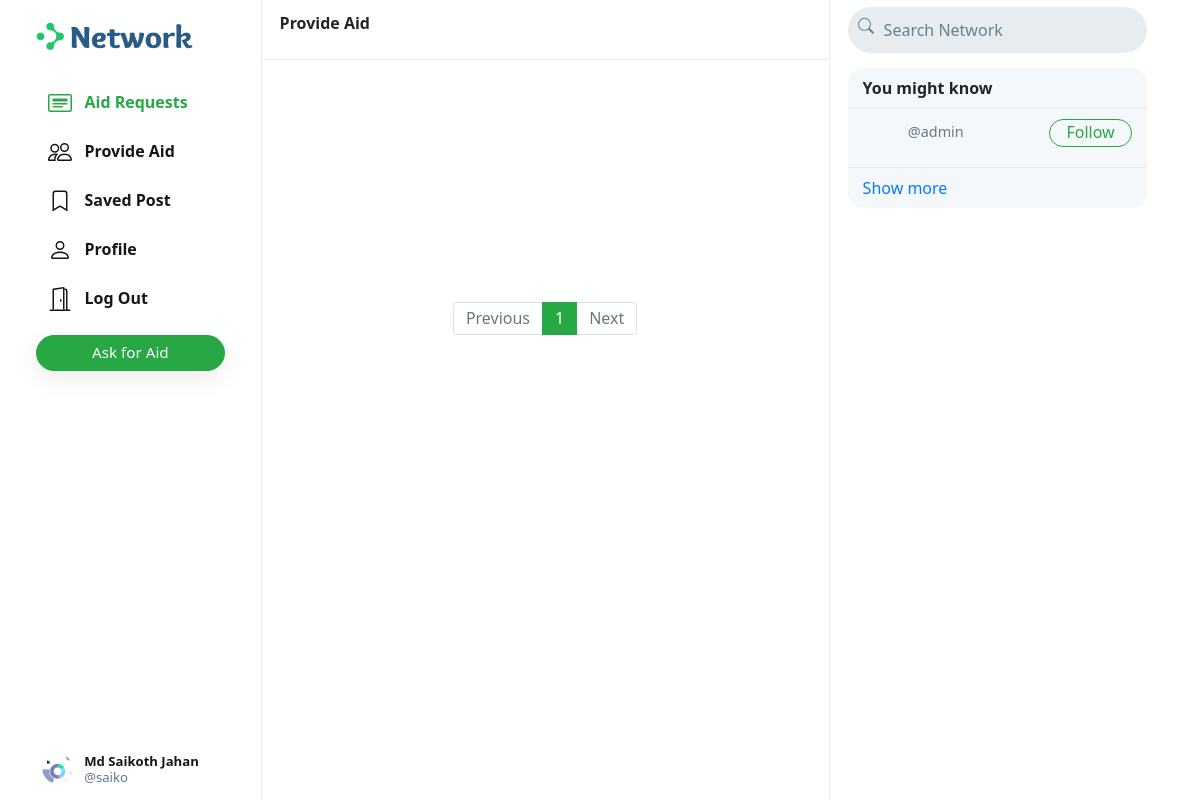
/ (signed in), run on the app's committed database.
### network/models.py (models this page shows, shortened)
class User(AbstractUser):
    profile_pic = models.ImageField(upload_to='profile_pic/')
    bio = models.TextField(max_length=160, blank=True, null=True)
    cover = models.ImageField(upload_to='covers/', blank=True)

### network/views.py (the view)
# urls.py: path("", views.index, name="index"),
@login_required(login_url="n/login")
def index(request):
    all_posts = Post.objects.all().order_by('-date_created')
    paginator = Paginator(all_posts, 10)
    page_number = request.GET.get('page')
    if page_number == None:
        page_number = 1
    posts = paginator.get_page(page_number)
    followings = []
    suggestions = []
    if request.user.is_authenticated:
        followings = Follower.objects.filter(followers=request.user).values_list('user', flat=True)
        suggestions = User.objects.exclude(pk__in=followings).exclude(username=request.user.username).order_by("?")[:6]
    return render(request, "network/index.html", {
        "posts": posts,
        "suggestions": suggestions,
        "page": "all_posts",
        'profile': False
    })

### network/templates/network/index.html (shortened to what this page needs)
{% extends "network/layout.html" %}
{% load static %}
{% block body %}
    <div class="main-div">
        <div class="left-div">
            <nav class="head heading">
                {% if page == 'all_posts' %}
                    Provide Aid
                {% elif page == 'following' %}
                    Follow
                {% elif page == 'saved' %}
                    Saved
                {% elif page == 'profile' %}
                    Profile
                {% else %}
                    Explore
                {% endif %}
            </nav>
            <div class="left-div-content">
                <div class="posts-view">
                    <div class="main-div-content">
                        <nav aria-label="Page navigation example" class="pagination-bar">
                            <ul class="pagination justify-content-center">
                                {% if posts.has_previous %}
                                    <li class="page-item">
                                        <a class="page-link" href="?page={{ posts.previous_page_number | default:1}}" tabindex="-1" aria-disabled="true">Previous</a>
                                    </li>
                                {% else %}
                                    <li class="page-item disabled">
                                        <a class="page-link" href="" tabindex="-1" aria-disabled="true">Previous</a>
                                    </li>
                                {% endif %}
                                {% for each in posts.paginator.page_range %}
                                    {% if each == posts.number %}
                                        <li class="page-item active"><a class="page-link" href="?page={{each}}">{{each}}</a></li>
                                    {% else %}
                                        <li class="page-item"><a class="page-link" href="?page={{each}}">{{each}}</a></li>
                                    {% endif %}
                                {% endfor %}
                                {% if posts.has_next %}
                                    <li class="page-item">
                                        <a class="page-link" href="?page={{ posts.next_page_number }}">Next</a>
                                    </li>
                                {% else %}
                                    <li class="page-item disabled">
                                        <a class="page-link" href="">Next</a>
                                    </li>
                                {% endif %}
                            </ul>
                          </nav>
                    </div>
                </div>
            </div>
        </div>
    </div>
{% endblock %}

### network/templates/network/layout.html (shortened to what this page needs)
{% load static %}
<!DOCTYPE html>
<html lang="en">
    <head>
        <link rel="stylesheet" href="https://stackpath.bootstrapcdn.com/bootstrap/4.4.1/css/bootstrap.min.css">
        <link href="{% static 'network/styles.css' %}" rel="stylesheet">
    </head>
    <body>
        <div class="body" data-page="{{page}}">
            <div class="sidenav">
                <a href="{% url 'index' %}" class="navbar-brand">
                    <img src="{% static 'network/Images/logo.png' %}" height="31px">
                </a>
                <div style="height: 100%;">
                    <div>
                        <div>
                            <ul>
                                <li class="nav-item" id="all_posts">
                                <a href="{% url 'index' %}" class="nav-link">
                                    <div>
                                        &nbsp;&nbsp;Aid Requests                                    </div>
                                </a>
                                </li>
                                {% if user.is_authenticated %}
                                    <li class="nav-item" id="following">
                                        <a href="{% url 'following' %}" class="nav-link">
                                            <div>
                                                &nbsp;&nbsp;Provide Aid
                                            </div>
                                        </a>
                                    </li>
                                    <li class="nav-item" id="saved">
                                        <a href="{% url 'saved' %}" class="nav-link">
                                            <div>
                                                <svg width="1.5em" height="1.5em" viewBox="0 0 16 16" class="bi bi-bookmark" fill="currentColor" xmlns="http://www.w3.org/2000/svg">
                                                    <path fill-rule="evenodd" d="M8 12l5 3V3a2 2 0 0 0-2-2H5a2 2 0 0 0-2 2v12l5-3zm-4 1.234l4-2.4 4 2.4V3a1 1 0 0 0-1-1H5a1 1 0 0 0-1 1v10.234z"/>
                                                  </svg>
                                                &nbsp;&nbsp;Saved Post
                                            </div>
                                        </a>
                                    </li>
                                    <li class="nav-item" id="profile">
                                        <a href="{% url 'profile' user.username %}" class="nav-link">
                                            <div>
                                                &nbsp;&nbsp;Profile
                                            </div>
                                        </a>
                                    </li>
                                    <li class="nav-item" id="logout">
                                        <a href="{% url 'logout' %}" class="nav-link">
                                            <div>
                                                &nbsp;&nbsp;Log Out
                                            </div>
                                        </a>
                                    </li>
                                {% endif %}
                            </ul>
                        </div>
                        {% if user.is_authenticated %}
                            <button id="popup-btn" class="btn btn-success new-post-btn" onclick="createpost()">Ask for Aid</button>
                        {% endif %}
                    </div>
                    <div style="position: absolute; bottom: 10px;">
                        {% if user.is_authenticated %}
                            <li class="nav-item sidenav-user">
                                <a href="{% url 'profile' user.username %}" class="nav-link">
                                    <div class="user_account">
                                        <div class="small-profilepic" style="float: left; background-image: url(/media/{{user.profile_pic}})"></div>
                                        <div style="height: 2.7vw; margin: auto;">
                                            <div style="margin-top: 4px;"><strong>{{user.first_name}} {{user.last_name}}</strong></div>
                                            <div class="grey" style="margin-top: 4px;">@{{ user.username }}</div>
                                        </div>
                                    </div>
                                </a>
                            </li>
                        {% endif %}
                    </div>
                </div>
            </div>
            {% block body %}
            {% endblock %}
            <div class="right-div">
                <nav class="head">
                    <form action="#">
                        <div class="search-div">
                            <div>
                            </div>
                            <input type="text" name="query" id="search-box" placeholder="Search Network">
                        </div>
                    </form>
                </nav>
                <div class='right-div-content'>
                    <div class="space" style="background-color: white;"></div>
                    {% if user.is_authenticated %}
                        <div class="suggestion-box">
                            <div class="suggestion-header">
                                You might know
                            </div>
                            {% for suggestion in suggestions %}
                                <div class="suggestion-user">
                                    <div>
                                        <a href="{% url 'profile' suggestion.username %}">
                                            <div class="small-profilepic" style="background-image: url(/media/{{suggestion.profile_pic}})"></div>
                                        </a>
                                    </div>
                                    <div class="user-details">
                                        <a href="{% url 'profile' suggestion.username %}">
                                            <div class="grey">@{{suggestion.username}}</div>
                                        </a>
                                    </div>
                                    <div>
                                        <button class="btn btn-outline-success" type="button" onclick="follow_user(this,'{{suggestion.username}}','suggestion')">Follow</button>
                                    </div>
                                </div>
                            {% empty %}
                                    <div style="text-align: center; border-bottom: .5px solid #e6ecf0; padding: 10px 15px;">
                                        <span class="grey" style="font-size: .9em;">No suggestions available.</span>
                                    </div>
                            {% endfor %}
                            <div class="suggestion-footer">
                                <a href="#">Show more</a>
                            </div>
                        </div>
                    {% endif %}
                </div>
            </div>
        </div>
    </body>
</html>

### network/static/network/styles.css (style rules this page uses)
.body { display: flex; min-height: 100%; font-family: system-ui, sans-serif; }
.btn { border-radius: 20px; padding: 0.32rem 1rem 0.375rem 1rem; }
.btn, .btn:focus, .btn:active { box-shadow: none !important; -webkit-box-shadow: none !important; }
.grey { color: #657786; }
svg { vertical-align: text-top; }
.sidenav { height: 100%; width: 21.8%; position: fixed; top: 0; left: 0; padding: 15px; list-style: none; border-right: .5px solid #e6ecf0; z-index: 100; padding-left: 3%; background-color: white; }
.sidenav ul { list-style: none; padding-left: 0px; margin-top: 3vh; }
.sidenav li { margin-top: 7px; }
.sidenav .nav-link { color: #14171a; line-height: .7em; font-weight: 700; padding: 0px; }
.sidenav .nav-link > div { padding: 10px 20px 8px 12px; border-radius: 25px; line-height: 0.9em; width: max-content; }
.new-post-btn { padding-left: 55px !important; padding-right: 55px !important; font-size: .95em; font-weight: 530; box-shadow: rgba(0, 0, 0, 0.08) 0px 8px 24px !important; }
.user_account { display: flex; font-size: .82rem; font-weight: normal; padding-top: 3px !important; padding-bottom: 3px !important; padding-left: 3px !important; }
.user_account .small-profilepic { transform: scale(.82); margin-left: auto; margin-top: auto; }
.active a { color: #28a745 !important; }
.main-div { position: relative; width: 47.25%; min-height: 100vh; left: 21.8%; }
.left-div { position: relative; }
.head { height: 7.5vh; }
.heading { position: fixed; width: 47.255%; top: 0px; padding: 18px; border-bottom: .5px solid #e6ecf0; line-height: .7em; font-weight: 800; background-color: #fff; z-index: 1000; }
.left-div-content { margin-top: 7.5vh; }
.small-profilepic { width: 3.1vw; height: 3.1vw; border-radius: 9999px; overflow: hidden; margin-right: 8px; background-size: cover; background-repeat: no-repeat; background-position: center; box-sizing: content-box; }
.space { height: 8px; background-color: #e6ecf0; }
.pagination-bar { margin-top: 35px; margin-bottom: 35px; }
.pagination-bar .page-link { line-height: .9em; }
.page-item.active .page-link { color: white !important; background-color: #28a745; border-color: #28a745; }
.page-link { color: #28a745; }
.right-div { width: 28%; height: 100vh; position: fixed; right: 2.95%; border-left: .5px solid #e6ecf0; background-color: white; }
.right-div .head { padding: .9vh 1.5vw; }
.right-div .search-div { margin-left: auto; margin-right: auto; display: flex; border-radius: 25px; background-color: #e6ecf0; padding-left: 10px; padding-right: 10px; vertical-align: middle; }
#search-box { height: 5.7vh; border: none; background: none; outline: none; width: 100%; margin-left: 8px; }
#search-box::placeholder { color: #6d7e8c; }
.right-div-content { height: 92.5vh; overflow: auto; padding-left: 1.5vw; padding-right: 1.5vw; }
.suggestion-box, .guest-box { border-radius: 15px; overflow: hidden; background-color: #f5f8fa; }
.suggestion-header { padding: 13px 15px; line-height: .9em; font-weight: 800; border-bottom: .5px solid #e6ecf0; }
.suggestion-user { display: flex; padding: 10px 15px; font-size: .9em; border-bottom: .5px solid #e6ecf0; }
.suggestion-user a { color: black; text-decoration: none; }
.user-details { flex: 1; line-height: 1.1em; padding: 5px 0px 7px 0px; }
.suggestion-user .btn { padding: 0em 1em .09em 1em; }
.suggestion-footer { padding: 13px 15px; line-height: .9em; }
.suggestion-footer a { text-decoration: none; }

### data on the page
User: profile_pic (picture), first_name "Md Saikoth", last_name "Jahan", username "saiko"
User: username "admin"

### other printed values
{{ each }} "1"
